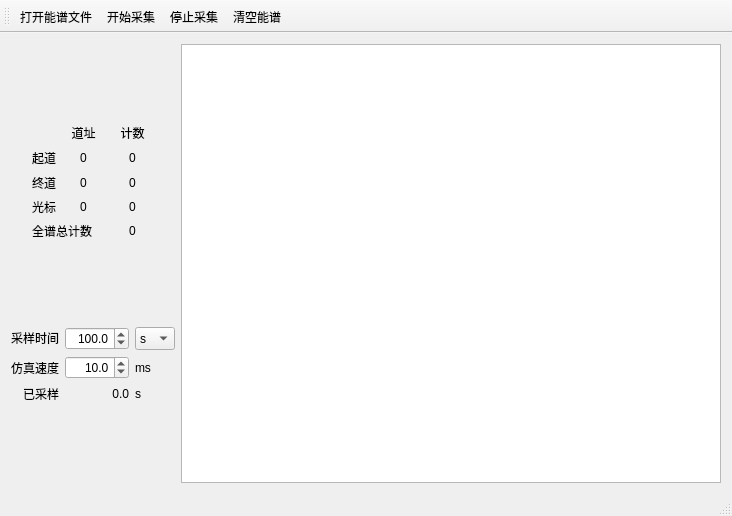
<?xml version="1.0" encoding="UTF-8"?>
<ui version="4.0">
 <class>MainWindow</class>
 <widget class="QMainWindow" name="MainWindow">
  <property name="geometry">
   <rect>
    <x>0</x>
    <y>0</y>
    <width>732</width>
    <height>516</height>
   </rect>
  </property>
  <property name="sizePolicy">
   <sizepolicy hsizetype="Preferred" vsizetype="Preferred">
    <horstretch>0</horstretch>
    <verstretch>0</verstretch>
   </sizepolicy>
  </property>
  <property name="minimumSize">
   <size>
    <width>732</width>
    <height>0</height>
   </size>
  </property>
  <property name="windowTitle">
   <string>MainWindow</string>
  </property>
  <widget class="QWidget" name="centralWidget">
   <property name="sizePolicy">
    <sizepolicy hsizetype="Preferred" vsizetype="Preferred">
     <horstretch>0</horstretch>
     <verstretch>0</verstretch>
    </sizepolicy>
   </property>
   <property name="autoFillBackground">
    <bool>false</bool>
   </property>
   <layout class="QGridLayout" name="gridLayout_2">
    <item row="0" column="0">
     <layout class="QGridLayout" name="gridLayout" columnstretch="1,9">
      <property name="sizeConstraint">
       <enum>QLayout::SetDefaultConstraint</enum>
      </property>
      <item row="0" column="1">
       <layout class="QVBoxLayout" name="verticalLayout_2" stretch="0">
        <item>
         <widget class="spectrumView" name="spectrumArea">
          <property name="sizePolicy">
           <sizepolicy hsizetype="Expanding" vsizetype="Expanding">
            <horstretch>0</horstretch>
            <verstretch>0</verstretch>
           </sizepolicy>
          </property>
         </widget>
        </item>
       </layout>
      </item>
      <item row="0" column="0">
       <layout class="QVBoxLayout" name="verticalLayout">
        <property name="sizeConstraint">
         <enum>QLayout::SetDefaultConstraint</enum>
        </property>
        <item>
         <spacer name="verticalSpacer">
          <property name="orientation">
           <enum>Qt::Vertical</enum>
          </property>
          <property name="sizeHint" stdset="0">
           <size>
            <width>20</width>
            <height>40</height>
           </size>
          </property>
         </spacer>
        </item>
        <item>
         <layout class="QGridLayout" name="cntStatusGrid" columnstretch="1,1,2,2,1">
          <item row="3" column="4">
           <spacer name="horizontalSpacer_2">
            <property name="orientation">
             <enum>Qt::Horizontal</enum>
            </property>
            <property name="sizeHint" stdset="0">
             <size>
              <width>40</width>
              <height>20</height>
             </size>
            </property>
           </spacer>
          </item>
          <item row="3" column="2">
           <widget class="QLabel" name="startChnAddr">
            <property name="sizePolicy">
             <sizepolicy hsizetype="Preferred" vsizetype="Preferred">
              <horstretch>0</horstretch>
              <verstretch>0</verstretch>
             </sizepolicy>
            </property>
            <property name="text">
             <string>0</string>
            </property>
            <property name="alignment">
             <set>Qt::AlignCenter</set>
            </property>
           </widget>
          </item>
          <item row="4" column="2">
           <widget class="QLabel" name="stopChnAddr">
            <property name="text">
             <string>0</string>
            </property>
            <property name="alignment">
             <set>Qt::AlignCenter</set>
            </property>
           </widget>
          </item>
          <item row="2" column="2">
           <widget class="QLabel" name="label_10">
            <property name="text">
             <string>道址</string>
            </property>
            <property name="alignment">
             <set>Qt::AlignCenter</set>
            </property>
           </widget>
          </item>
          <item row="2" column="3">
           <widget class="QLabel" name="label_11">
            <property name="text">
             <string>计数</string>
            </property>
            <property name="alignment">
             <set>Qt::AlignCenter</set>
            </property>
           </widget>
          </item>
          <item row="5" column="3">
           <widget class="QLabel" name="curChnCnt">
            <property name="text">
             <string>0</string>
            </property>
            <property name="alignment">
             <set>Qt::AlignCenter</set>
            </property>
           </widget>
          </item>
          <item row="5" column="1">
           <widget class="QLabel" name="label_3">
            <property name="text">
             <string>光标</string>
            </property>
            <property name="alignment">
             <set>Qt::AlignCenter</set>
            </property>
           </widget>
          </item>
          <item row="4" column="1">
           <widget class="QLabel" name="label_2">
            <property name="text">
             <string>终道</string>
            </property>
            <property name="alignment">
             <set>Qt::AlignCenter</set>
            </property>
           </widget>
          </item>
          <item row="5" column="2">
           <widget class="QLabel" name="curChnAddr">
            <property name="text">
             <string>0</string>
            </property>
            <property name="alignment">
             <set>Qt::AlignCenter</set>
            </property>
           </widget>
          </item>
          <item row="3" column="0">
           <spacer name="horizontalSpacer">
            <property name="orientation">
             <enum>Qt::Horizontal</enum>
            </property>
            <property name="sizeHint" stdset="0">
             <size>
              <width>40</width>
              <height>20</height>
             </size>
            </property>
           </spacer>
          </item>
          <item row="3" column="3">
           <widget class="QLabel" name="startChnCnt">
            <property name="sizePolicy">
             <sizepolicy hsizetype="Preferred" vsizetype="Preferred">
              <horstretch>0</horstretch>
              <verstretch>0</verstretch>
             </sizepolicy>
            </property>
            <property name="text">
             <string>0</string>
            </property>
            <property name="alignment">
             <set>Qt::AlignCenter</set>
            </property>
           </widget>
          </item>
          <item row="3" column="1">
           <widget class="QLabel" name="label">
            <property name="sizePolicy">
             <sizepolicy hsizetype="Preferred" vsizetype="Preferred">
              <horstretch>0</horstretch>
              <verstretch>0</verstretch>
             </sizepolicy>
            </property>
            <property name="text">
             <string>起道</string>
            </property>
            <property name="alignment">
             <set>Qt::AlignCenter</set>
            </property>
           </widget>
          </item>
          <item row="4" column="3">
           <widget class="QLabel" name="stopChnCnt">
            <property name="text">
             <string>0</string>
            </property>
            <property name="alignment">
             <set>Qt::AlignCenter</set>
            </property>
           </widget>
          </item>
          <item row="6" column="1" colspan="2">
           <widget class="QLabel" name="label_9">
            <property name="text">
             <string>全谱总计数</string>
            </property>
           </widget>
          </item>
          <item row="6" column="3">
           <widget class="QLabel" name="totalCnt">
            <property name="text">
             <string>0</string>
            </property>
            <property name="alignment">
             <set>Qt::AlignCenter</set>
            </property>
           </widget>
          </item>
         </layout>
        </item>
        <item>
         <spacer name="verticalSpacer_2">
          <property name="orientation">
           <enum>Qt::Vertical</enum>
          </property>
          <property name="sizeHint" stdset="0">
           <size>
            <width>20</width>
            <height>40</height>
           </size>
          </property>
         </spacer>
        </item>
        <item>
         <layout class="QGridLayout" name="acqControlGrid" columnstretch="1,0,0">
          <property name="sizeConstraint">
           <enum>QLayout::SetDefaultConstraint</enum>
          </property>
          <item row="2" column="0">
           <widget class="QLabel" name="label_5">
            <property name="text">
             <string>已采样</string>
            </property>
            <property name="alignment">
             <set>Qt::AlignRight|Qt::AlignTrailing|Qt::AlignVCenter</set>
            </property>
           </widget>
          </item>
          <item row="0" column="0">
           <widget class="QLabel" name="label_4">
            <property name="sizePolicy">
             <sizepolicy hsizetype="Expanding" vsizetype="Fixed">
              <horstretch>0</horstretch>
              <verstretch>0</verstretch>
             </sizepolicy>
            </property>
            <property name="text">
             <string>采样时间</string>
            </property>
           </widget>
          </item>
          <item row="2" column="2">
           <widget class="QLabel" name="label_7">
            <property name="text">
             <string>s</string>
            </property>
           </widget>
          </item>
          <item row="2" column="1">
           <widget class="QLabel" name="simTimeElaspedLabel">
            <property name="text">
             <string>0.0</string>
            </property>
            <property name="alignment">
             <set>Qt::AlignRight|Qt::AlignTrailing|Qt::AlignVCenter</set>
            </property>
           </widget>
          </item>
          <item row="0" column="1">
           <widget class="QDoubleSpinBox" name="simTimeInput">
            <property name="sizePolicy">
             <sizepolicy hsizetype="Expanding" vsizetype="Fixed">
              <horstretch>0</horstretch>
              <verstretch>0</verstretch>
             </sizepolicy>
            </property>
            <property name="alignment">
             <set>Qt::AlignRight|Qt::AlignTrailing|Qt::AlignVCenter</set>
            </property>
            <property name="decimals">
             <number>1</number>
            </property>
            <property name="minimum">
             <double>0.100000000000000</double>
            </property>
            <property name="maximum">
             <double>1000.000000000000000</double>
            </property>
            <property name="value">
             <double>100.000000000000000</double>
            </property>
           </widget>
          </item>
          <item row="0" column="2">
           <widget class="QComboBox" name="simTimeUnit">
            <property name="sizePolicy">
             <sizepolicy hsizetype="Expanding" vsizetype="Preferred">
              <horstretch>0</horstretch>
              <verstretch>0</verstretch>
             </sizepolicy>
            </property>
            <property name="sizeAdjustPolicy">
             <enum>QComboBox::AdjustToContents</enum>
            </property>
            <item>
             <property name="text">
              <string>s</string>
             </property>
            </item>
            <item>
             <property name="text">
              <string>m</string>
             </property>
            </item>
            <item>
             <property name="text">
              <string>h</string>
             </property>
            </item>
           </widget>
          </item>
          <item row="1" column="0">
           <widget class="QLabel" name="label_6">
            <property name="text">
             <string>仿真速度</string>
            </property>
           </widget>
          </item>
          <item row="1" column="1">
           <widget class="QDoubleSpinBox" name="simIntevalInput">
            <property name="alignment">
             <set>Qt::AlignRight|Qt::AlignTrailing|Qt::AlignVCenter</set>
            </property>
            <property name="decimals">
             <number>1</number>
            </property>
            <property name="minimum">
             <double>1.000000000000000</double>
            </property>
            <property name="maximum">
             <double>1000.000000000000000</double>
            </property>
            <property name="singleStep">
             <double>10.000000000000000</double>
            </property>
            <property name="value">
             <double>10.000000000000000</double>
            </property>
           </widget>
          </item>
          <item row="1" column="2">
           <widget class="QLabel" name="label_8">
            <property name="text">
             <string>ms</string>
            </property>
           </widget>
          </item>
         </layout>
        </item>
        <item>
         <spacer name="verticalSpacer_4">
          <property name="orientation">
           <enum>Qt::Vertical</enum>
          </property>
          <property name="sizeHint" stdset="0">
           <size>
            <width>20</width>
            <height>40</height>
           </size>
          </property>
         </spacer>
        </item>
       </layout>
      </item>
     </layout>
    </item>
   </layout>
  </widget>
  <widget class="QStatusBar" name="statusBar"/>
  <widget class="QToolBar" name="toolBar">
   <property name="windowTitle">
    <string>toolBar</string>
   </property>
   <attribute name="toolBarArea">
    <enum>TopToolBarArea</enum>
   </attribute>
   <attribute name="toolBarBreak">
    <bool>false</bool>
   </attribute>
   <addaction name="actionOpenFile"/>
   <addaction name="actionStartAcq"/>
   <addaction name="actionStopAcq"/>
   <addaction name="actionClearAcq"/>
  </widget>
  <action name="actionOpenFile">
   <property name="icon">
    <iconset resource="mca.qrc">
     <normaloff>:/icons/toolbar/resources/open-archive.svg</normaloff>:/icons/toolbar/resources/open-archive.svg</iconset>
   </property>
   <property name="text">
    <string>打开能谱文件</string>
   </property>
   <property name="shortcut">
    <string>Ctrl+O</string>
   </property>
  </action>
  <action name="actionStartAcq">
   <property name="icon">
    <iconset resource="mca.qrc">
     <normaloff>:/icons/toolbar/resources/play-button.svg</normaloff>:/icons/toolbar/resources/play-button.svg</iconset>
   </property>
   <property name="text">
    <string>开始采集</string>
   </property>
  </action>
  <action name="actionStopAcq">
   <property name="icon">
    <iconset resource="mca.qrc">
     <normaloff>:/icons/toolbar/resources/stop.svg</normaloff>:/icons/toolbar/resources/stop.svg</iconset>
   </property>
   <property name="text">
    <string>停止采集</string>
   </property>
  </action>
  <action name="actionClearAcq">
   <property name="icon">
    <iconset resource="mca.qrc">
     <normaloff>:/icons/toolbar/resources/clear.svg</normaloff>:/icons/toolbar/resources/clear.svg</iconset>
   </property>
   <property name="text">
    <string>清空能谱</string>
   </property>
  </action>
 </widget>
 <layoutdefault spacing="6" margin="11"/>
 <customwidgets>
  <customwidget>
   <class>spectrumView</class>
   <extends>QGraphicsView</extends>
   <header>spectrumview.h</header>
   <slots>
    <signal>simUpdated(uint64_t)</signal>
    <slot>stopSimAcq()</slot>
    <slot>startSimAcq()</slot>
    <slot>clearAcqData()</slot>
   </slots>
  </customwidget>
 </customwidgets>
 <resources>
  <include location="mca.qrc"/>
 </resources>
 <connections>
  <connection>
   <sender>actionOpenFile</sender>
   <signal>triggered()</signal>
   <receiver>MainWindow</receiver>
   <slot>on_menu_openFileAction()</slot>
   <hints>
    <hint type="sourcelabel">
     <x>-1</x>
     <y>-1</y>
    </hint>
    <hint type="destinationlabel">
     <x>365</x>
     <y>257</y>
    </hint>
   </hints>
  </connection>
  <connection>
   <sender>actionStartAcq</sender>
   <signal>triggered()</signal>
   <receiver>MainWindow</receiver>
   <slot>on_menu_startAcqAction()</slot>
   <hints>
    <hint type="sourcelabel">
     <x>-1</x>
     <y>-1</y>
    </hint>
    <hint type="destinationlabel">
     <x>365</x>
     <y>257</y>
    </hint>
   </hints>
  </connection>
  <connection>
   <sender>actionStopAcq</sender>
   <signal>triggered()</signal>
   <receiver>spectrumArea</receiver>
   <slot>stopSimAcq()</slot>
   <hints>
    <hint type="sourcelabel">
     <x>-1</x>
     <y>-1</y>
    </hint>
    <hint type="destinationlabel">
     <x>459</x>
     <y>265</y>
    </hint>
   </hints>
  </connection>
  <connection>
   <sender>actionClearAcq</sender>
   <signal>triggered()</signal>
   <receiver>spectrumArea</receiver>
   <slot>clearAcqData()</slot>
   <hints>
    <hint type="sourcelabel">
     <x>-1</x>
     <y>-1</y>
    </hint>
    <hint type="destinationlabel">
     <x>459</x>
     <y>265</y>
    </hint>
   </hints>
  </connection>
  <connection>
   <sender>spectrumArea</sender>
   <signal>simUpdated(uint64_t)</signal>
   <receiver>MainWindow</receiver>
   <slot>on_spectrum_simUpdated(uint64_t)</slot>
   <hints>
    <hint type="sourcelabel">
     <x>367</x>
     <y>259</y>
    </hint>
    <hint type="destinationlabel">
     <x>28</x>
     <y>436</y>
    </hint>
   </hints>
  </connection>
 </connections>
 <slots>
  <slot>on_menu_openFileAction()</slot>
  <slot>on_spectrum_simUpdated(uint64_t)</slot>
  <slot>on_menu_startAcqAction()</slot>
 </slots>
</ui>
